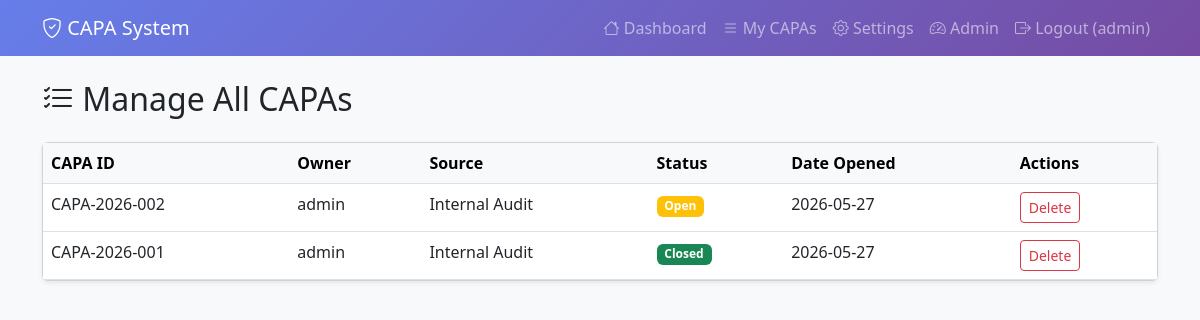
Page /admin/capas (signed in) on the committed database.
### models.py (models this page shows, shortened)
class User(UserMixin, db.Model):
    id = db.Column(db.Integer, primary_key=True)
    username = db.Column(db.String(80), unique=True, nullable=False)
    email = db.Column(db.String(120), unique=True, nullable=False)
    password_hash = db.Column(db.String(128))
    is_admin = db.Column(db.Boolean, default=False)
    created_at = db.Column(db.DateTime, default=datetime.utcnow)
    capas = db.relationship('CAPA', backref='owner_user', lazy=True)

class CAPA(db.Model):
    id = db.Column(db.Integer, primary_key=True)
    capa_id = db.Column(db.String(20), unique=True, nullable=False)
    source = db.Column(db.String(50))
    description = db.Column(db.Text)
    root_cause = db.Column(db.Text)
    action_type = db.Column(db.String(20))
    owner = db.Column(db.String(100))
    due_date = db.Column(db.Date)
    action_taken = db.Column(db.Text)
    progress_status = db.Column(db.String(50), default='Not Started')
    status = db.Column(db.String(50), default='Open')
    date_opened = db.Column(db.DateTime, default=datetime.utcnow)
    date_closed = db.Column(db.DateTime)
    action_started_date = db.Column(db.Date)
    action_completed_date = db.Column(db.Date)
    effectiveness_check = db.Column(db.Text)
    feedback = db.Column(db.Text)
    verified_by = db.Column(db.String(100))
    verification_date = db.Column(db.Date)
    user_id = db.Column(db.Integer, db.ForeignKey('user.id'))
    evidence_files = db.relationship('EvidenceFile', backref='capa', lazy=True, cascade='all, delete-orphan')

### routes.py (the view)
@app.route('/admin/capas')
@login_required
@admin_required
def admin_capas():
    capas = CAPA.query.order_by(CAPA.date_opened.desc()).all()
    return render_template('admin_capas.html', capas=capas)

### app.py (called while the page is built)
@login_manager.user_loader
def load_user(user_id):
    from models import User
    return User.query.get(int(user_id))

### routes.py (called while the page is built)
def admin_required(f):
    @wraps(f)
    def decorated_function(*args, **kwargs):
        if not current_user.is_authenticated or not current_user.is_admin:
            flash('Admin access required.', 'error')
            return redirect(url_for('index'))
        return f(*args, **kwargs)
    return decorated_function

### templates/admin_capas.html (shortened to what this page needs)
{% extends 'base.html' %}
{% block content %}
<h2><i class="bi bi-list-check"></i> Manage All CAPAs</h2>
<div class="card shadow-sm mt-4">
    <div class="card-body p-0">
        <div class="table-responsive">
            <table class="table table-hover mb-0">
                <thead class="table-light">
                    <tr>
                        <th>CAPA ID</th>
                        <th>Owner</th>
                        <th>Source</th>
                        <th>Status</th>
                        <th>Date Opened</th>
                        <th>Actions</th>
                    </tr>
                </thead>
                <tbody>
                    {% for capa in capas %}
                    <tr>
                        <td>{{ capa.capa_id }}</td>
                        <td>{{ capa.owner_user.username }}</td>
                        <td>{{ capa.source }}</td>
                        <td>
                            <span class="badge bg-{{ 'warning' if capa.status == 'Open' else 'info' if capa.status == 'In Progress' else 'success' if capa.status == 'Closed' else 'secondary' }}">
                                {{ capa.status }}
                            </span>
                        </td>
                        <td>{{ capa.date_opened.strftime('%Y-%m-%d') }}</td>
                        <td>
                            <form method="POST" action="{{ url_for('admin_delete_capa', id=capa.id) }}" class="d-inline" onsubmit="return confirm('Delete this CAPA?');">
                                <button type="submit" class="btn btn-sm btn-outline-danger">Delete</button>
                            </form>
                        </td>
                    </tr>
                    {% endfor %}
                </tbody>
            </table>
        </div>
    </div>
</div>
{% endblock %}

### templates/base.html (shortened to what this page needs)
<!DOCTYPE html>
<html lang="en">
<head>
    <link href="https://cdn.jsdelivr.net/npm/bootstrap@5.3.0/dist/css/bootstrap.min.css" rel="stylesheet">
    <link rel="stylesheet" href="https://cdn.jsdelivr.net/npm/bootstrap-icons@1.10.0/font/bootstrap-icons.css">
</head>
<body class="bg-light">
    {% block navbar %}
    <nav class="navbar navbar-expand-lg navbar-dark navbar-custom">
        <div class="container">
            <a class="navbar-brand" href="{{ url_for('home') }}">
                <i class="bi bi-shield-check"></i> CAPA System
            </a>
            {% if current_user.is_authenticated %}
            <div class="navbar-nav ms-auto">
                <a class="nav-link" href="{{ url_for('index') }}"><i class="bi bi-house"></i> Dashboard</a>
                <a class="nav-link" href="{{ url_for('capa_list') }}"><i class="bi bi-list"></i> My CAPAs</a>
                <a class="nav-link" href="{{ url_for('settings') }}"><i class="bi bi-gear"></i> Settings</a>
                {% if current_user.is_admin %}
                <a class="nav-link" href="{{ url_for('admin_dashboard') }}"><i class="bi bi-speedometer2"></i> Admin</a>
                {% endif %}
                <a class="nav-link" href="{{ url_for('logout') }}"><i class="bi bi-box-arrow-right"></i> Logout ({{ current_user.username }})</a>
            </div>
            {% endif %}
        </div>
    </nav>
    {% endblock %}
    <div class="container py-4">
        {% block content %}{% endblock %}
    </div>
</body>
</html>

### rows in the picture
User: username "admin"
CAPA: capa_id "CAPA-2026-002", owner_user.username "admin", source "Internal Audit", status "Open", date_opened "2026-05-27"
CAPA: capa_id "CAPA-2026-001", owner_user.username "admin", source "Internal Audit", status "Closed", date_opened "2026-05-27"
